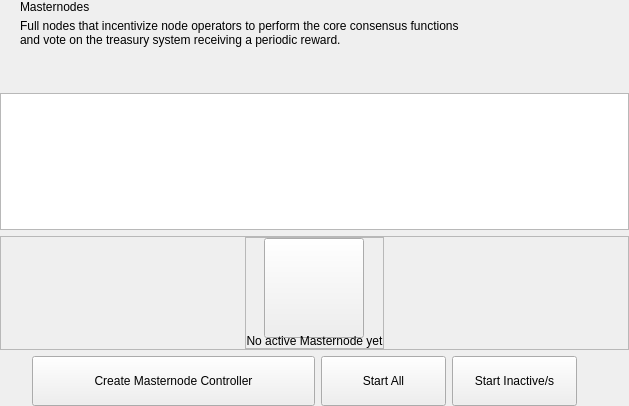
<?xml version="1.0" encoding="UTF-8"?>
<ui version="4.0">
 <class>MasterNodesWidget</class>
 <widget class="QWidget" name="MasterNodesWidget">
  <property name="geometry">
   <rect>
    <x>0</x>
    <y>0</y>
    <width>629</width>
    <height>406</height>
   </rect>
  </property>
  <property name="windowTitle">
   <string>Form</string>
  </property>
  <layout class="QHBoxLayout" name="horizontalLayout_2" stretch="2">
   <property name="spacing">
    <number>0</number>
   </property>
   <property name="leftMargin">
    <number>0</number>
   </property>
   <property name="topMargin">
    <number>0</number>
   </property>
   <property name="rightMargin">
    <number>0</number>
   </property>
   <property name="bottomMargin">
    <number>0</number>
   </property>
   <item>
    <widget class="QWidget" name="left" native="true">
     <layout class="QVBoxLayout" name="verticalLayout_3">
      <property name="leftMargin">
       <number>0</number>
      </property>
      <property name="topMargin">
       <number>0</number>
      </property>
      <property name="rightMargin">
       <number>0</number>
      </property>
      <property name="bottomMargin">
       <number>0</number>
      </property>
      <item>
       <layout class="QVBoxLayout" name="verticalLayout_2">
        <property name="spacing">
         <number>6</number>
        </property>
        <item>
         <layout class="QHBoxLayout" name="horizontalLayout_3">
          <property name="spacing">
           <number>0</number>
          </property>
          <property name="leftMargin">
           <number>20</number>
          </property>
          <item>
           <layout class="QVBoxLayout" name="verticalLayout_8">
            <property name="spacing">
             <number>5</number>
            </property>
            <item>
             <widget class="QLabel" name="labelTitle">
              <property name="text">
               <string>Masternodes</string>
              </property>
             </widget>
            </item>
            <item alignment="Qt::AlignTop">
             <widget class="QLabel" name="labelSubtitle1">
              <property name="text">
               <string>Full nodes that incentivize node operators to perform the core consensus functions
and vote on the treasury system receiving a periodic reward.</string>
              </property>
             </widget>
            </item>
           </layout>
          </item>
          <item>
           <spacer name="horizontalSpacer">
            <property name="orientation">
             <enum>Qt::Horizontal</enum>
            </property>
            <property name="sizeHint" stdset="0">
             <size>
              <width>40</width>
              <height>20</height>
             </size>
            </property>
           </spacer>
          </item>
         </layout>
        </item>
        <item>
         <spacer name="verticalSpacer_2">
          <property name="orientation">
           <enum>Qt::Vertical</enum>
          </property>
          <property name="sizeType">
           <enum>QSizePolicy::Fixed</enum>
          </property>
          <property name="sizeHint" stdset="0">
           <size>
            <width>20</width>
            <height>40</height>
           </size>
          </property>
         </spacer>
        </item>
        <item>
         <layout class="QVBoxLayout" name="verticalLayout_6"/>
        </item>
        <item>
         <widget class="QListView" name="listMn">
          <property name="mouseTracking">
           <bool>true</bool>
          </property>
         </widget>
        </item>
        <item>
         <widget class="QFrame" name="emptyContainer">
          <property name="minimumSize">
           <size>
            <width>0</width>
            <height>100</height>
           </size>
          </property>
          <property name="frameShape">
           <enum>QFrame::StyledPanel</enum>
          </property>
          <property name="frameShadow">
           <enum>QFrame::Raised</enum>
          </property>
          <layout class="QVBoxLayout" name="verticalLayout_7" stretch="1,8">
           <property name="spacing">
            <number>0</number>
           </property>
           <property name="leftMargin">
            <number>0</number>
           </property>
           <property name="topMargin">
            <number>0</number>
           </property>
           <property name="rightMargin">
            <number>0</number>
           </property>
           <property name="bottomMargin">
            <number>0</number>
           </property>
           <item>
            <spacer name="verticalSpacer">
             <property name="orientation">
              <enum>Qt::Vertical</enum>
             </property>
             <property name="sizeHint" stdset="0">
              <size>
               <width>20</width>
               <height>20</height>
              </size>
             </property>
            </spacer>
           </item>
           <item alignment="Qt::AlignHCenter|Qt::AlignVCenter">
            <widget class="QFrame" name="emptyScreen">
             <property name="sizePolicy">
              <sizepolicy hsizetype="Expanding" vsizetype="Expanding">
               <horstretch>0</horstretch>
               <verstretch>0</verstretch>
              </sizepolicy>
             </property>
             <property name="frameShape">
              <enum>QFrame::StyledPanel</enum>
             </property>
             <property name="frameShadow">
              <enum>QFrame::Raised</enum>
             </property>
             <layout class="QVBoxLayout" name="verticalLayout">
              <property name="spacing">
               <number>30</number>
              </property>
              <property name="leftMargin">
               <number>0</number>
              </property>
              <property name="topMargin">
               <number>0</number>
              </property>
              <property name="rightMargin">
               <number>0</number>
              </property>
              <property name="bottomMargin">
               <number>0</number>
              </property>
              <item alignment="Qt::AlignHCenter|Qt::AlignVCenter">
               <widget class="QPushButton" name="pushImgEmpty">
                <property name="minimumSize">
                 <size>
                  <width>100</width>
                  <height>100</height>
                 </size>
                </property>
                <property name="maximumSize">
                 <size>
                  <width>100</width>
                  <height>100</height>
                 </size>
                </property>
                <property name="focusPolicy">
                 <enum>Qt::NoFocus</enum>
                </property>
                <property name="text">
                 <string/>
                </property>
                <property name="iconSize">
                 <size>
                  <width>100</width>
                  <height>100</height>
                 </size>
                </property>
               </widget>
              </item>
              <item alignment="Qt::AlignHCenter|Qt::AlignVCenter">
               <widget class="QLabel" name="labelEmpty">
                <property name="styleSheet">
                 <string notr="true"/>
                </property>
                <property name="text">
                 <string>No active Masternode yet</string>
                </property>
                <property name="alignment">
                 <set>Qt::AlignCenter</set>
                </property>
               </widget>
              </item>
             </layout>
            </widget>
           </item>
          </layout>
         </widget>
        </item>
        <item>
         <layout class="QHBoxLayout" name="horizontalLayout_7">
          <property name="rightMargin">
           <number>20</number>
          </property>
          <item>
           <spacer name="horizontalSpacer_5">
            <property name="orientation">
             <enum>Qt::Horizontal</enum>
            </property>
            <property name="sizeType">
             <enum>QSizePolicy::Expanding</enum>
            </property>
            <property name="sizeHint" stdset="0">
             <size>
              <width>40</width>
              <height>20</height>
             </size>
            </property>
           </spacer>
          </item>
          <item>
           <widget class="QPushButton" name="pushButtonSave">
            <property name="minimumSize">
             <size>
              <width>283</width>
              <height>50</height>
             </size>
            </property>
            <property name="maximumSize">
             <size>
              <width>283</width>
              <height>50</height>
             </size>
            </property>
            <property name="focusPolicy">
             <enum>Qt::NoFocus</enum>
            </property>
            <property name="text">
             <string>Create Masternode Controller</string>
            </property>
           </widget>
          </item>
          <item>
           <widget class="QPushButton" name="pushButtonStartAll">
            <property name="minimumSize">
             <size>
              <width>125</width>
              <height>50</height>
             </size>
            </property>
            <property name="text">
             <string>Start All</string>
            </property>
           </widget>
          </item>
          <item>
           <widget class="QPushButton" name="pushButtonStartMissing">
            <property name="minimumSize">
             <size>
              <width>125</width>
              <height>50</height>
             </size>
            </property>
            <property name="text">
             <string>Start Inactive/s</string>
            </property>
           </widget>
          </item>
          <item>
           <spacer name="horizontalSpacer_2">
            <property name="orientation">
             <enum>Qt::Horizontal</enum>
            </property>
            <property name="sizeHint" stdset="0">
             <size>
              <width>40</width>
              <height>20</height>
             </size>
            </property>
           </spacer>
          </item>
         </layout>
        </item>
       </layout>
      </item>
     </layout>
    </widget>
   </item>
  </layout>
 </widget>
 <resources/>
 <connections/>
</ui>
